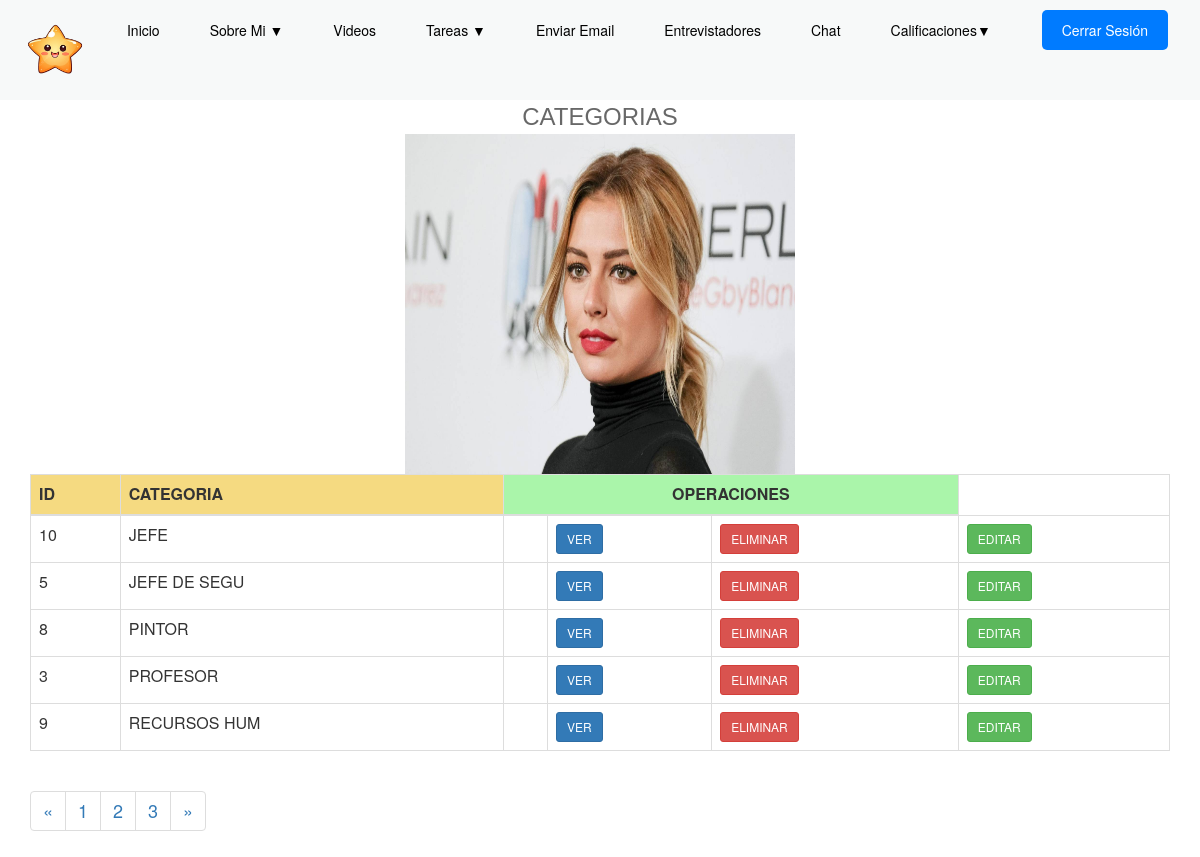
The page /categorias/?page=2 (signed in) on the database its author committed.
### appportafolio/models.py (models this page shows, shortened)
class Categoria(models.Model):
	id = models.AutoField(primary_key=True)
	nombre_categoria = models.CharField("Nombre", max_length=25, null=True, blank=True)
	class Meta:
		verbose_name = "Categoria"
		verbose_name_plural="Categorias"
		ordering = ['nombre_categoria'] #esto ira a admin.py

### appportafolio/views.py (the view)
# urls.py: re_path('categorias/', views.categorias, name='categorias'),
def categorias(request):
    lista_categorias = Categoria.objects.all()  # select * from Experiencias;
    page = request.GET.get('page') # --> actuara de boookmark (marcapáginas)
    paginator = Paginator(lista_categorias, 5)  # 5 registros por página
    if page == None:
        print(" page recibe fuera de get o post NONE=" + str(page))
        page = paginator.num_pages #--> variable para todas las páginas
        request.session["pagina"] = page
    else:
        print(" page recibe esle del none de geo o post=" + str(page))
        request.session["pagina"] = page
    if request.method == 'GET':
        pagina = request.session["pagina"]
        print(" page recibe en GET=" + str(pagina))
    if request.method == 'POST':
        pagina = request.session["pagina"]
        print(" page recibe en POST=" + str(pagina))
    if "pagina" in request.session: # --> preguntamos si existe la variable
        page = request.session["pagina"]
        print(" page recibe de sesion=" + str(page))
    try:
        lista_categorias = paginator.get_page(page)
    except PageNotAnInteger:
        lista_categorias = paginator.page(1)
    except EmptyPage:
        lista_categorias = paginator.page(paginator.num_pages)
    context = {'lista_categorias': lista_categorias}
    return render(request, 'categorias.html', context=context)

### templates/categorias.html (shortened to what this page needs)
{% extends "base.html" %}
{% load static %}
{% block head %}
<link rel="stylesheet" href="https://maxcdn.bootstrapcdn.com/bootstrap/3.3.5/css/bootstrap.min.css"
integrity="sha512-dTfge/zgoMYpP7QbHy4gWMEGsbsdZeCXz7irItjcC3sPUFtf0kuFbDz/ixG7ArTxmDjLXDmezHubeNikyKGVyQ=="
crossorigin="anonymous">
{% endblock %}
{% block content %}
<center>
<font color="#686868" size="5" face="Comic Sans MS,Arial,Verdana">CATEGORIAS</font>
    <br>
    <img src="{% static 'images/chica1.jpg'%}" height='340' width='390'>
</center>
<font size="3">
<table class="table table-bordered">
	<thead>
        <tr>
			<th bgcolor="#F5DA81">ID</th>
			<th bgcolor="#F5DA81">CATEGORIA</th>
			<th colspan="3" style="text-align:center;" bgcolor="#AAF5AA">OPERACIONES</th>
        </tr>
    </thead>
	<tbody>
        {% for r in lista_categorias %}
        <tr>
			<td> {{ r.id }} </td>
            <td> {{ r.nombre_categoria|upper|slice:"0:12" }} </td>
            <td> {{ r.fecharecogida|date:"j/m/y" }} </td>
            <form action="" method="post">
			    <td><a class='btn btn-primary btn-sm' href="{% url 'home' %}">VER</a></td>
			    <td><a class='btn btn-danger btn-sm'  href="{% url 'home' %}">ELIMINAR</a></td>
			    <td><a class='btn btn-success btn-sm' href="{% url 'home' %}">EDITAR</a></td>
            </form>
        </tr>
        {% endfor %}
		 </tbody>
    </table>
</font>
{% if lista_categorias.has_other_pages %}
<font size="4">
    <ul class="pagination">
        {% if lista_categorias.has_previous %}
            <li><a href="?page={{ lista_categorias.previous_page_number }}">&laquo;</a></li>
        {% else %}
            <li class="disabled"><span>&laquo;</span></li>
        {% endif %}
        {% for i in lista_categorias.paginator.page_range %}
            {% if reservas.number == i %}
                <li class="active"><span>{{ i }} <span class="sr-only">(current)</span></span></li>
            {% else %}
                <li><a href="?page={{ i }}">{{ i }}</a></li>
            {% endif %}
        {% endfor %}
        {% if lista_categorias.has_next %}
            <li><a href="?page={{ lista_categorias.next_page_number }}">&raquo;</a></li>
        {% else %}
            <li class="disabled"><span>&raquo;</span></li>
        {% endif %}
    </ul>
</font>
{% endif %}
{% endblock content %}

### templates/base.html (shortened to what this page needs)
{% load static %}
<!DOCTYPE html>
<html lang="es">
{% block head %}{% endblock %}
    <body>
        {% include "navbar.html" %}
        <div class="container">
            {% block content %}
            {% endblock %}
        </div>
    </body>
</html>

### templates/navbar.html (shortened to what this page needs)
{% load static %}
<nav class="menu-nav" style="background-color: #F7F9F9 !important;">
    <div class="container-fluid">
        <div class="navbar-header">
            {% if request.user.is_authenticated %}
            <a class="navbar-imagen" href="/" style="padding-top:0px;">
                <img src="{% static 'images/estrella.png' %}" height='48' width='48'>
            </a>
            {% endif %}
        </div>
        <div id="navbar" class="navbar">
            <ul class="navbar-principal">
                {% if request.user.is_authenticated %}
                    <li><a href="{% url 'home' %}">Inicio</a></li>
                    <li class="dropdown">
                        <a href="{% url 'sobremi' %}" class="menu-despegable">
                            Sobre Mi <span class="dropdown-indicator">▼</span>
                        </a>
                    </li>
                    <li><a href="{% url 'subir_videos' %}">Videos</a> </li>
                    <li class="dropdown">
                        <a href="{% url 'lista_tareas' %}" class="menu-despegable">
                            Tareas <span class="dropdown-indicator">▼</span>
                        </a>
                    </li>
                    <li><a href="{% url 'contacto' %}">Enviar Email</a></li>
                    <li><a href="{% url 'listar_entrevistadores' %}">Entrevistadores</a></li>
                    <li><a href="{% url 'seleccionar_entrevistadores' %}">Chat</a></li>
                    <li class="dropdown">
                        <a href="{% url 'listar_calificaciones' %}" class="menu-despegable">
                            Calificaciones<span class="dropdown-indicator">▼</span>
                        </a>
                    </li>
                {% endif %}
            </ul>
            <ul class="nav-botones">
                {% if not request.user.is_authenticated %}
                    <a class="btn-entar" href='{% url "login" %}'>Entrar</a>
                    <a class="btn-registro" href="{% url 'register' %}">Registro</a>
                {% else %}
                    <li><a href="{% url 'cerrar' %}" class="btn-cerrar">Cerrar Sesión</a></li>
                {% endif %}
            </ul>
        </div>
    </div>
</nav>
<link rel="stylesheet" href="{% static 'css/navbar.css' %}">

### static/css/navbar.css (style rules this page uses)
* { margin: 0; padding: 0; box-sizing: border-box; }
ul, ol { list-style: none; padding: 0; }
.menu-nav { background-color: #F7F9F9; padding: 10px 0; }
.navbar { display: flex; justify-content: space-between; align-items: center; }
.navbar-principal { display: flex; list-style: none; }
.navbar-principal li { position: relative; margin-right: 20px; }
.navbar-principal li a { color: #000; text-decoration: none; padding: 10px 15px; transition: background-color 0.3s ease; }
.nav-botones a { text-decoration: none; padding: 10px 20px; border-radius: 5px; color: #FFF; }
.btn-cerrar { background-color: #007BFF; color: #FFF; text-decoration: none; padding: 10px 20px; border-radius: 5px; transition: background-color 0.3s ease; }
.navbar-imagen img { width: 80px; height: 80px; transition: transform 0.3s ease; }

### rows shown on the page
Categoria: id "10", nombre_categoria "JEFE"
Categoria: id "5", nombre_categoria "JEFE DE SEGU"
Categoria: id "8", nombre_categoria "PINTOR"
Categoria: id "3", nombre_categoria "PROFESOR"
Categoria: id "9", nombre_categoria "RECURSOS HUM"

### other values the page prints
{{ i }} "1" "2" "3"
